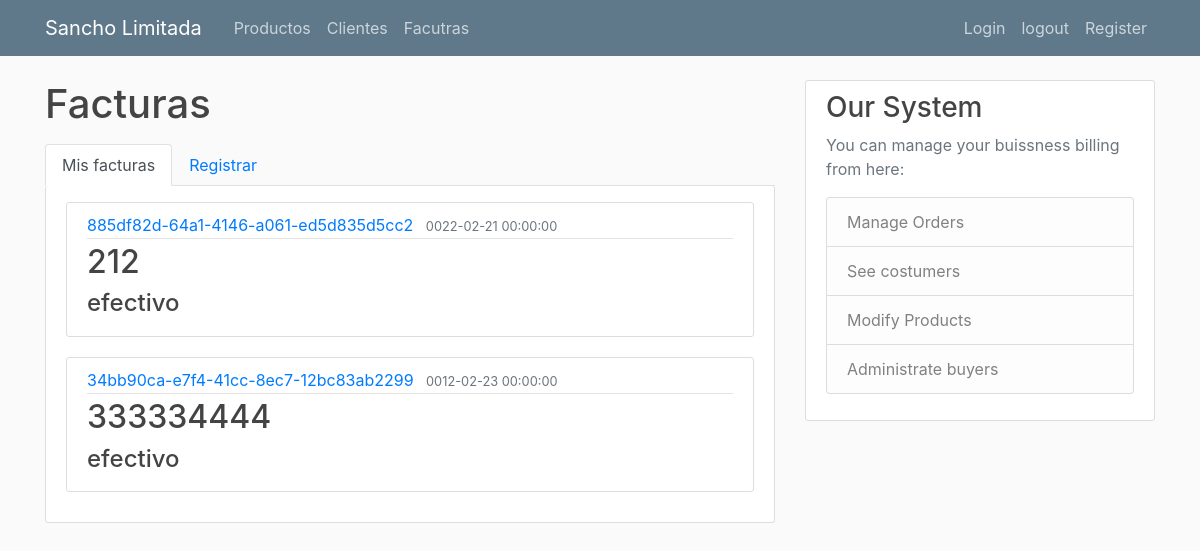
Screenshot of /facturas (signed in) with the database file from the repository.
### SanchoApp/Facturas/model.py (models this page shows, shortened)
class Factura(db.Model):
    __tablename__="facturas"
    cliente_id = db.Column(db.Integer, db.ForeignKey('clientes.id'), nullable=False)
    relacion_cliente = relationship("Cliente", back_populates="relacion_facturas")
    relacion_productos = relationship("Producto",
                             secondary=relacion_productos_facturas,
                             back_populates="relacion_facturas")
    id = db.Column(db.Integer, primary_key=True)
    codigo = db.Column(db.String(100), nullable=False, unique=True)
    fecha = db.Column(db.DateTime, nullable=False, default=datetime.utcnow)
    valor_total = db.Column(db.String(10), nullable=False)
    metodo_pago = db.Column(db.String(100), nullable=False, default="efectivo")

### SanchoApp/Facturas/controller.py (the view)
    @app.route("/facturas")
    @login_required
    def facturas():
        facturas_records = Factura.query.order_by(
            Factura.valor_total).limit(10).all()
        return render_template('Facturas/facturas.html', title='Facturas', lista_de_facturas=facturas_records)

### SanchoApp/templates/Facturas/facturas.html
{% extends "layout.html" %}
{% block content %}
<h1 class="mb-3">Facturas</h1>
<ul class="nav nav-tabs">
    <li class="nav-item">
        <a class="nav-link active" href="{{url_for('facturas')}}">Mis facturas</a>
    </li>
    <li class="nav-item">
        <a class="nav-link" href="{{url_for('registrar_facturas')}}">Registrar</a>
    </li>
</ul>
<div class="content-section border-top-0 pt-3">
    {% for factura in lista_de_facturas %}
        <article class="media content-section ">
            <div class="media-body">
                <div class="article-metadata">
                    <a class="mr-2" href="facturas/editar/{{factura.id}}"> {{ factura.codigo }}</a>
                    <small class="text-muted">{{ factura.fecha }}</small>
                </div>
                <h2> {{ factura.valor_total }}</h2>
                <h4 class="article-title" >{{ factura.metodo_pago }}</h2>
            </div>
        </article>
    {% endfor %}
</div>
{% endblock content %}

### SanchoApp/static/main.css (style rules this page uses)
body { background: #fafafa; color: #333333; margin-top: 5rem; }
h1, h2, h3, h4, h5, h6 { color: #444444; }
.content-section { background: #ffffff; padding: 10px 20px; border: 1px solid #dddddd; border-radius: 3px; margin-bottom: 20px; }
.article-title { color: #444444; }
.article-metadata { padding-bottom: 1px; margin-bottom: 4px; border-bottom: 1px solid #e3e3e3 }

### rows the page displays
Factura: codigo "885df82d-64a1-4146-a061-ed5d835d5cc2", fecha "0022-02-21 00:00:00", valor_total "212", metodo_pago "efectivo"
Factura: codigo "34bb90ca-e7f4-41cc-8ec7-12bc83ab2299", fecha "0012-02-23 00:00:00", valor_total "333334444", metodo_pago "efectivo"
